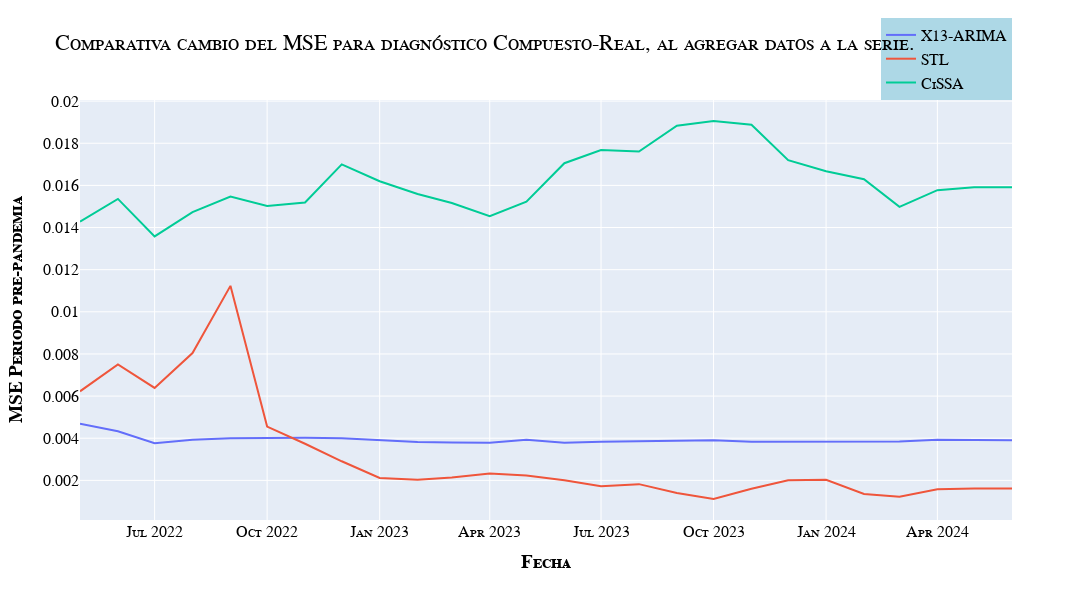

Notebook source saved alongside this figure:
### Code cell
x13 = pd.read_csv(rt+"/X13Model_out20220501/mse_comp_real.csv")
stl = pd.read_csv(rt+"/STLModel_out20220501/mse_comp_real.csv")
cissa = pd.read_csv(rt+"/CiSSAModel_out20220501/mse_comp_real.csv")
fig = go.Figure()
fig.add_trace(go.Scatter(x=x13['ds'], y=x13.iloc[:,1], name="X13-ARIMA"))
fig.add_trace(go.Scatter(x=stl['ds'], y=stl.iloc[:,1], name="STL"))
fig.add_trace(go.Scatter(x=cissa['ds'], y=cissa.iloc[:,1], name="CiSSA"))
fig.update_layout(
    title="Comparativa cambio del MSE para diagnóstico Compuesto-Real, al agregar datos a la serie.",
    yaxis_title="<b>MSE Periodo pre-pandemia</b>",
    )
fig.update_layout(**generic_layouts)
fig

### Figure 1 — Plotly figure (JSON) as saved in the notebook; plotly's stock layout.template omitted (floating-point values rounded to 4 significant figures)
{"data": [{"name": "X13-ARIMA", "type": "scatter", "x": ["2022-05-01", "2022-06-01", "2022-07-01", "2022-08-01", "2022-09-01", "2022-10-01", "2022-11-01", "2022-12-01", "2023-01-01", "2023-02-01", "2023-03-01", "2023-04-01", "2023-05-01", "2023-06-01", "2023-07-01", "2023-08-01", "2023-09-01", "2023-10-01", "2023-11-01", "2023-12-01", "2024-01-01", "2024-02-01", "2024-03-01", "2024-04-01", "2024-05-01", "2024-06-01"], "y": [0.004683, 0.004327, 0.003761, 0.003923, 0.004003, 0.004022, 0.00402, 0.003996, 0.00391, 0.003816, 0.003802, 0.003787, 0.00393, 0.003788, 0.003837, 0.003855, 0.003895, 0.003908, 0.003838, 0.003836, 0.003851, 0.003846, 0.00385, 0.003923, 0.003908, 0.003908]}, {"name": "STL", "type": "scatter", "x": ["2022-05-01", "2022-06-01", "2022-07-01", "2022-08-01", "2022-09-01", "2022-10-01", "2022-11-01", "2022-12-01", "2023-01-01", "2023-02-01", "2023-03-01", "2023-04-01", "2023-05-01", "2023-06-01", "2023-07-01", "2023-08-01", "2023-09-01", "2023-10-01", "2023-11-01", "2023-12-01", "2024-01-01", "2024-02-01", "2024-03-01", "2024-04-01", "2024-05-01", "2024-06-01"], "y": [0.006226, 0.007504, 0.006387, 0.008045, 0.01123, 0.004551, 0.003739, 0.002906, 0.002117, 0.002028, 0.002132, 0.002325, 0.002234, 0.00201, 0.001724, 0.001821, 0.001401, 0.001116, 0.001599, 0.002007, 0.002025, 0.001354, 0.001221, 0.001575, 0.00162, 0.00162]}, {"name": "CiSSA", "type": "scatter", "x": ["2022-05-01", "2022-06-01", "2022-07-01", "2022-08-01", "2022-09-01", "2022-10-01", "2022-11-01", "2022-12-01", "2023-01-01", "2023-02-01", "2023-03-01", "2023-04-01", "2023-05-01", "2023-06-01", "2023-07-01", "2023-08-01", "2023-09-01", "2023-10-01", "2023-11-01", "2023-12-01", "2024-01-01", "2024-02-01", "2024-03-01", "2024-04-01", "2024-05-01", "2024-06-01"], "y": [0.01428, 0.01536, 0.01358, 0.01473, 0.01547, 0.01502, 0.01519, 0.017, 0.0162, 0.01559, 0.01517, 0.01454, 0.01523, 0.01705, 0.01768, 0.0176, 0.01883, 0.01906, 0.01888, 0.0172, 0.01667, 0.0163, 0.01498, 0.01577, 0.01591, 0.01591]}], "layout": {"font": {"color": "Black", "family": "Courier New, monospace", "size": 16, "variant": "small-caps"}, "height": 600, "legend": {"bgcolor": "LightBlue", "x": 1, "xanchor": "right", "y": 1, "yanchor": "bottom"}, "title": {"text": "Comparativa cambio del MSE para diagnóstico Compuesto-Real, al agregar datos a la serie."}, "width": 1200, "xaxis": {"title": {"text": "<b>Fecha</b>"}}, "yaxis": {"title": {"text": "<b>MSE Periodo pre-pandemia</b>"}}}}
